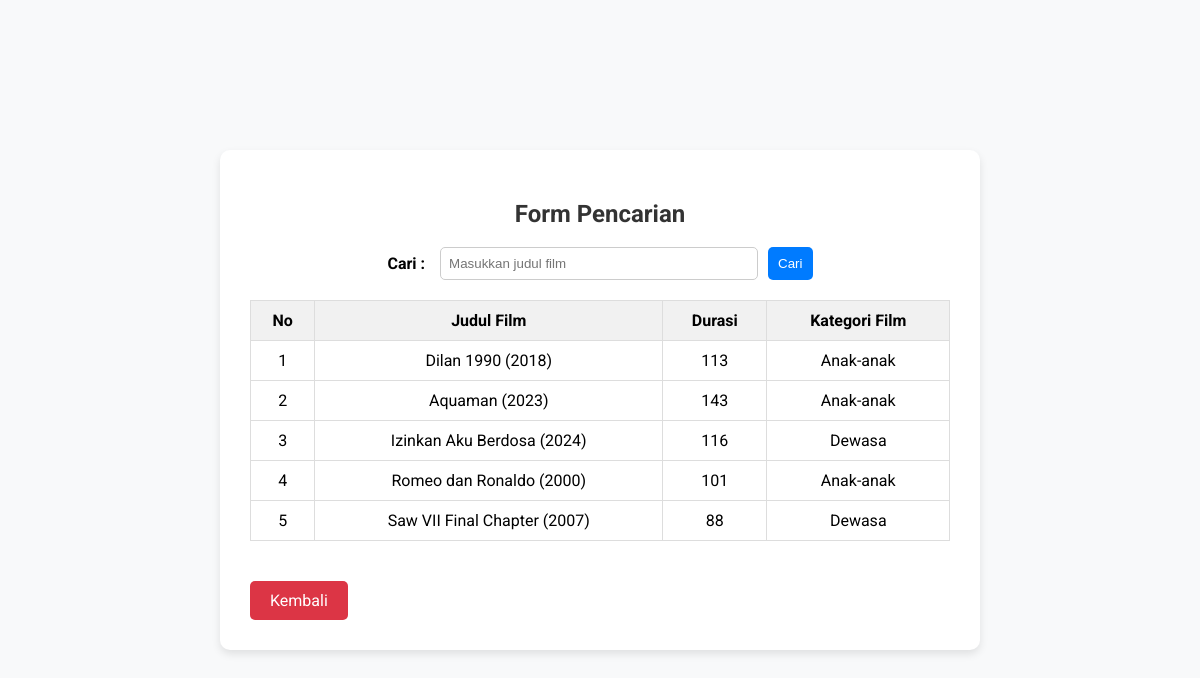
Screenshot of /pencarian/index.php (signed in) with the database file from the repository.
### tables this page shows
CREATE TABLE `film` (
  `id_film` int(11) NOT NULL,
  `judul_film` varchar(50) NOT NULL,
  `durasi` int(11) NOT NULL,
  `kategori_film` enum('Dewasa','Anak-anak') DEFAULT NULL
);

### pencarian/index.php (the view, shortened to what this page needs)
<?php
include '../koneksi.php';
?>
<!DOCTYPE html>
<html lang="en">
<head>
	<link rel="stylesheet" href="style.css">
</head>
<body>
	<div class="container">
		<h2>Form Pencarian</h2>
		<form action="index.php" method="get" class="search-form">
			<label for="cari">Cari :</label>
			<input type="text" name="cari" id="cari" placeholder="Masukkan judul film">
			<input type="submit" value="Cari">
		</form>
		<table class="film-table">
			<thead>
				<tr>
					<th>No</th>
					<th>Judul Film</th>
					<th>Durasi</th>
					<th>Kategori Film</th>
				</tr>
		</thead>
		<tbody>
				<?php
				if(isset($_GET['cari'])){
					$cari = $_GET['cari'];
					$data = mysqli_query($con,"SELECT * FROM film WHERE judul_film LIKE '%".$cari."%'");
				} else {
					$data = mysqli_query($con,"SELECT * FROM film");
				}
				$no = 1;
				while($d = mysqli_fetch_array($data)){
				?>
				<tr>
					<td><?php echo $no++; ?></td>
					<td><?php echo $d['judul_film']; ?></td>
					<td><?php echo $d['durasi']; ?></td>
					<td><?php echo $d['kategori_film']; ?></td>
				</tr>
				<?php } ?>
			</tbody>
		</table>
		<a href="../" class="back-button">Kembali</a>
	</div>
</body>
</html>

### pencarian/style.css (style rules this page uses)
body { font-family: 'Roboto', sans-serif; background-color: #f8f9fa; margin: 0; padding: 0; display: flex; justify-content: center; align-items: center; min-height: 100vh; }
.container { background: #fff; padding: 30px; border-radius: 10px; box-shadow: 0 4px 8px rgba(0, 0, 0, 0.1); width: 700px; }
h2 { color: #333; text-align: center; }
.search-form { display: flex; justify-content: center; margin-bottom: 20px; }
.search-form label { margin-right: 10px; font-weight: 700; display: flex; align-items: center; }
.search-form input[type="text"] { padding: 8px; width: 300px; border: 1px solid #ccc; border-radius: 5px; margin-left: 5px; }
.search-form input[type="submit"] { padding: 5px 10px; margin-left: 10px; background-color: #007bff; color: white; border: none; border-radius: 5px; cursor: pointer; transition: background-color 0.3s ease; }
.film-table { width: 100%; border-collapse: collapse; margin: 20px 0; }
.film-table th, .film-table td { border: 1px solid #ddd; padding: 10px; text-align: center; }
.film-table th { background-color: #f1f1f1; }
.back-button { display: inline-block; padding: 10px 20px; background-color: #dc3545; color: white; text-decoration: none; border-radius: 5px; text-align: center; margin-top: 20px; transition: background-color 0.3s ease; }

### rows the page displays
film: judul_film "Dilan 1990 (2018)", durasi "113", kategori_film "Anak-anak"
film: judul_film "Aquaman (2023)", durasi "143", kategori_film "Anak-anak"
film: judul_film "Izinkan Aku Berdosa (2024)", durasi "116", kategori_film "Dewasa"
film: judul_film "Romeo dan Ronaldo (2000)", durasi "101", kategori_film "Anak-anak"
film: judul_film "Saw VII Final Chapter (2007)", durasi "88", kategori_film "Dewasa"
